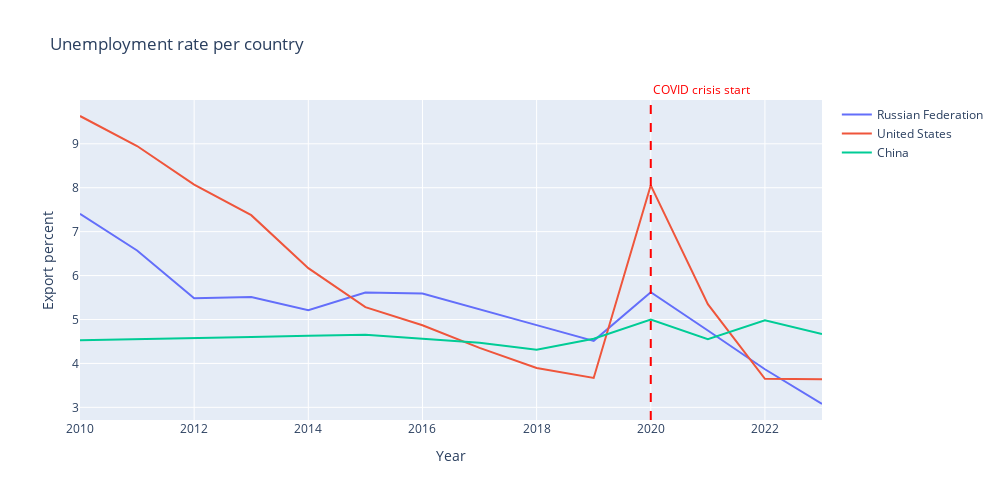

Notebook source saved alongside this figure:
### Code cell
# Exports_percent_of_GDP, Imports_percent_of_GDP, Revenue_percent_of_GDPimport plotly.graph_objects as go
countries = ['Russian Federation', 'United States', 'China']

gdp_growth_df = df[['country', 'year', 'Unemployment_rate']]
#gdp_growth_df = pd.melt(gdp_growth_df, id_vars='country', var_name='year', value_name='GDP_growth_rate')

data = {country: gdp_growth_df[gdp_growth_df['country']==country] for country in countries}

fig = go.Figure()

for country, dataframe in data.items():
    fig.add_trace(go.Scatter(
        x=dataframe['year'],
        y=dataframe['Unemployment_rate'],
        mode='lines',
        name=country
    ))

fig.add_vline(
    x=2020,
    line=dict(color='red', width=2, dash='dash'),
    annotation=dict(
        text='COVID crisis start',
        font=dict(color='red'),
        showarrow=False,
        yanchor='bottom',
        y=1.0
    )
)

fig.update_layout(
    title='Unemployment rate per country',
    xaxis_title='Year',
    yaxis_title='Export percent',
    width=1000,
    height=500
)

fig.show()

### Figure 1 — Plotly figure (JSON) as saved in the notebook; plotly's stock layout.template omitted (floating-point values rounded to 4 significant figures)
{"data": [{"mode": "lines", "name": "Russian Federation", "type": "scatter", "x": [2010, 2011, 2012, 2013, 2014, 2015, 2016, 2017, 2018, 2019, 2020, 2021, 2022, 2023], "y": [7.407, 6.571, 5.484, 5.513, 5.212, 5.615, 5.591, 5.238, 4.871, 4.513, 5.62, 4.749, 3.867, 3.076]}, {"mode": "lines", "name": "United States", "type": "scatter", "x": [2010, 2011, 2012, 2013, 2014, 2015, 2016, 2017, 2018, 2019, 2020, 2021, 2022, 2023], "y": [9.633, 8.949, 8.069, 7.375, 6.168, 5.28, 4.869, 4.355, 3.896, 3.669, 8.055, 5.349, 3.65, 3.638]}, {"mode": "lines", "name": "China", "type": "scatter", "x": [2010, 2011, 2012, 2013, 2014, 2015, 2016, 2017, 2018, 2019, 2020, 2021, 2022, 2023], "y": [4.53, 4.55, 4.58, 4.6, 4.63, 4.65, 4.56, 4.47, 4.31, 4.56, 5.0, 4.55, 4.98, 4.67]}], "layout": {"annotations": [{"font": {"color": "red"}, "showarrow": false, "text": "COVID crisis start", "x": 2020, "xanchor": "left", "xref": "x", "y": 1, "yanchor": "bottom", "yref": "y domain"}], "height": 500, "shapes": [{"line": {"color": "red", "dash": "dash", "width": 2}, "type": "line", "x0": 2020, "x1": 2020, "xref": "x", "y0": 0, "y1": 1, "yref": "y domain"}], "title": {"text": "Unemployment rate per country"}, "width": 1000, "xaxis": {"title": {"text": "Year"}}, "yaxis": {"title": {"text": "Export percent"}}}}
